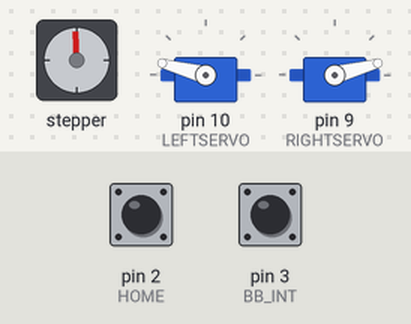
Simulated run of this sketch. Board: Arduino Uno, built with avr-gcc and run on an emulated ATmega328P. On the bench: stepper motor, 2 × servo. Wiring (inferred from the names in the program): stepper motor driver (200 steps per turn assumed): step pin 6; direction pin 5; enable pin 7. Inputs (shaded band) come from the test bench; at power-on: pin 2 (HOME) HIGH, pin 3 (BB_INT) HIGH.

Above: at 1.2 s.
1.3 s: pin 2 (HOME) pulled LOW for 0.15 s
3.4 s: pin 3 (BB_INT) pulled LOW for 0.15 s
At 4.4 s:
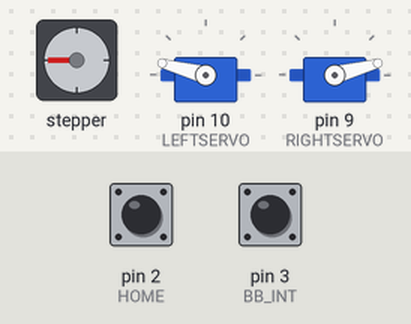
6.5 s: pin 2 (HOME) pulled LOW for 1 s
At 7.0 s:
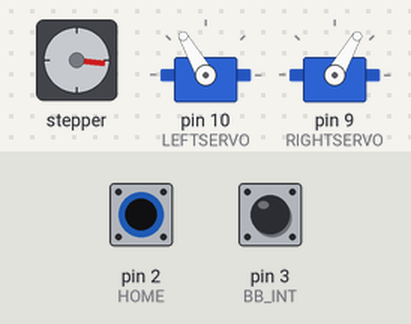
10.5 s: pin 3 (BB_INT) pulled LOW for 1 s
At 12.1 s:
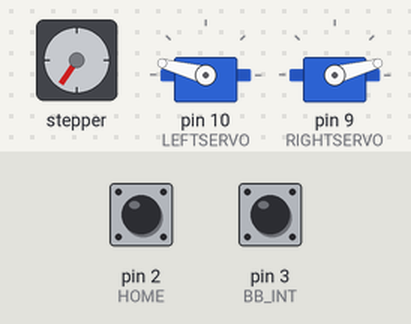
14.5 s: pin 2 (HOME) pulled LOW for 0.15 s
At 15.5 s:
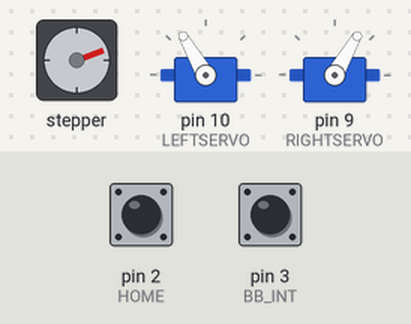
17.6 s: pin 3 (BB_INT) pulled LOW for 0.15 s
At 19.1 s:
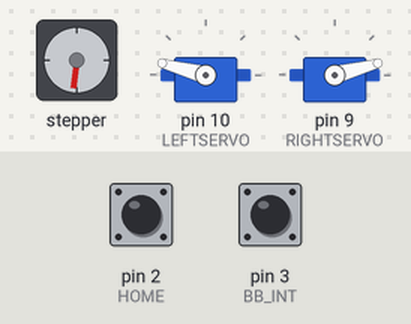
Timing chart, 0 to 68.2 s (numbered marks = the images above; inputs shaded):
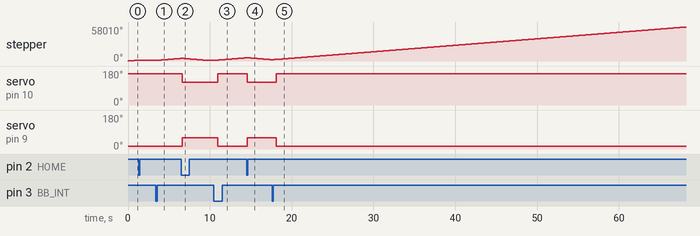

Measured:
- after the input at 3.4 s, stepper: keeps turning clockwise at about 1106°/s, starting at once
- after the input at 6.5 s, servo on pin 10 (LEFTSERVO): 165° → 120° after 0.10 s; servo on pin 9 (RIGHTSERVO): 15° → 60° after 0.10 s
- after the input at 10.5 s, stepper: keeps turning clockwise at about 1051°/s, starting at once; servo on pin 10 (LEFTSERVO): 120° → 165° after 0.45 s; servo on pin 9 (RIGHTSERVO): 60° → 15° after 0.45 s
- after the input at 14.5 s, servo on pin 10 (LEFTSERVO): 165° → 120° after 0.10 s; servo on pin 9 (RIGHTSERVO): 15° → 60° after 0.10 s
- after the input at 17.6 s, stepper: keeps turning clockwise at about 1102°/s, starting at once; servo on pin 10 (LEFTSERVO): 120° → 165° after 0.49 s; servo on pin 9 (RIGHTSERVO): 60° → 15° after 0.49 s

The sketch:

Cage_stepper_servo_automaton.ino
```cpp
/* Cage_stepper_servo_automaton

    by Corentin Bazille
    Upload this code to an Arduino UNO following the pin connection diagram.

    File created 08th May, 2018.

    Last modification 11th May, 2018
    by Corentin Bazille
*/

/************************************************************************************/

/* Compilation stats
 *  Compile with DEBUG defined:     4108 bytes, 12% on UNO
 *  Compile without DEBUG defined:  2820 bytes, 08% on UNO
 */

/* arduino libraries */
#include <Servo.h>

/* appendix code files */
#include "Configuration.h"

/* global variables and flags */
volatile byte bbint, cube = 0;
volatile byte state;

/* library constructors */
Servo leftServo, rightServo; // create two servo objects to control both servos

void doStep(byte dir) {
  digitalWrite(EN, LOW); // enable stepper driver
  digitalWrite(DIR, dir); // set direction
  digitalWrite(STEP, LOW); // step pin init
  digitalWrite(STEP, HIGH); // step rising edge
  delayMicroseconds(HALFP); // delay
  digitalWrite(STEP, LOW); // step falling edge
  delayMicroseconds(HALFP); // delay
  digitalWrite(EN, HIGH); // disable stepper
}

/*
   Homing
   Homing function for cage.
   Makes the cage go down until it hits the homing switch, at which point it stops moving.
*/
void homing() {
  while (digitalRead(HOME) == HIGH) doStep(1);
  WAIT;
}

/*
   lift to move
   Lifts the cage (250 step/200 step) * (8 mm/step) = 10 mm to allow for free movement of robot
*/
void liftMove() {
  for (int i = 0; i < 250; i++) doStep(0);
  WAIT;
}

/*
   lift high
   Lifts the cage (1750/200)*8 = 70 mm to allow for stacking of cubes
*/
void liftHigh() {
  for (int i = 0; i < 1750; i++) doStep(0);
  WAIT;
}

/* lift to mid height
   Lowers the cage (215/200)*8 = 8.6 mm to mid height to allow for the cubes not to fall from too high when opening servos
   WARNING: always use only after being in liftHigh() position!
*/
void liftMid() {
  for (int i = 0; i < 215; i++) doStep(1);
  WAIT;
}

/* Open servos
    Opens both servos with the same but opposed angle
*/
void openServos() {
  leftServo.write(180 - SERVO_MIN_POSITION);
  rightServo.write(SERVO_MIN_POSITION);
  WAIT;
}

/* Close servos
    Closes both servos with same but opposed angle
*/
void closeServos() {
  leftServo.write(180 - SERVO_MAX_POSITION);
  rightServo.write(SERVO_MAX_POSITION);
  WAIT;
}

/*
   Setup
*/
void setup() {
  // pin definitions
  pinMode(EN, OUTPUT);
  pinMode(DIR, OUTPUT);
  pinMode(STEP, OUTPUT);
  pinMode(HOME, INPUT_PULLUP);
  pinMode(BB_INT, INPUT_PULLUP); // port to connect BB to

  // servo motors configuration
  leftServo.attach(LEFTSERVO);
  rightServo.attach(RIGHTSERVO);

  // servo motor initial position
  leftServo.write(180 - SERVO_MIN_POSITION);
  rightServo.write(SERVO_MIN_POSITION);

  // automaton initialisation
  state = 1;

#ifdef DEBUG
  Serial.begin(9600);
  Serial.write("Restart");
#endif
}

/* Loop
   Main part of the loop is the state machine. Documentation is available in sketch folder.
*/
void loop() {
#ifdef DEBUG
  Serial.print("*** State: "); Serial.println(state);
  Serial.print("Cube = "); Serial.println(cube);
#endif

  /* State machine
     Documentation cf sketch folder
  */
  switch (state) {
    case 1: // initialisation state
      cube = 0;
      homing();
      openServos();
      liftMove();
      state = 12;
#ifdef DEBUG
      Serial.println("*** CHANGE STATE ***");
#endif
      break;

    case 12: // waiting state between 1 and 2
      if (BB_INT_READ == 0) {
        state = 2;
#ifdef DEBUG
        Serial.println("*** CHANGE STATE ***");
#endif
      }
      break;

    case 2: // state to pick up cube
      homing();
      closeServos();
      liftHigh();
      cube++;
      state = 23;
#ifdef DEBUG
      Serial.println("*** CHANGE STATE ***");
#endif
      break;

    case 23: // waiting state
      if (BB_INT_READ == 0) {
        state = 3;
#ifdef DEBUG
        Serial.println("*** CHANGE STATE ***");
#endif
      }
      break;

    case 3: // state to lower already built tower on cube on map
      liftMid();
      openServos();
      if (cube == (TOWER_HEIGHT - 1)) { // if the tower is one cube short of the wished height, go to state 4 which picks up the last one and lifts to moving height
        state = 4;
#ifdef DEBUG
        Serial.println("*** CHANGE STATE ***");
#endif
      }
      else { // else, go back to picking up a cube and moving to stacking height
        state = 2;
#ifdef DEBUG
        Serial.println("*** CHANGE STATE ***");
#endif
      }
      break;

    case 4: // pick up cube and go to moving height
      homing();
      closeServos();
      liftMove();
      state = 41;
#ifdef DEBUG
      Serial.println("*** CHANGE STATE ***");
#endif
      break;

    case 41: // waiting state
      if (BB_INT_READ == 0) {
        state = 1;
#ifdef DEBUG
        Serial.println("*** CHANGE STATE ***");
#endif
      }
      break;
  }
}
```

Configuration.h
```cpp
#ifndef _CONFIG_H_
#define _CONFIG_H_

// debug mode
//#define DEBUG // comment out if not in debug mode

// stepper motor pins
#define EN 7 // enable pin on stepper driver
#define STEP 6 // step pin on stepper driver
#define DIR 5 // direction pin on stepper driver

// servo motor pins
#define LEFTSERVO 10 // pin for left servo command
#define RIGHTSERVO 9 // pin for right servo command

// limit switch pins
#define HOME 2 // home switch pin

#define HALFP 800 // stepper driver half period

// base board "communication"
#define BB_INT 3 // high by default (pull up), active low

// mechanical configuration
#define SERVO_MIN_POSITION 15 // servo motor minimum angle
#define SERVO_MAX_POSITION 60 // servo motor maximum angle

// tower building configuration
#define TOWER_HEIGHT 5 // height of the tower to build (number of state repetitions)

// macros to make life easier
#define WAIT delay(100)
#define BB_INT_READ digitalRead(BB_INT)

#endif // #ifdef _CONFIG_H_
```
